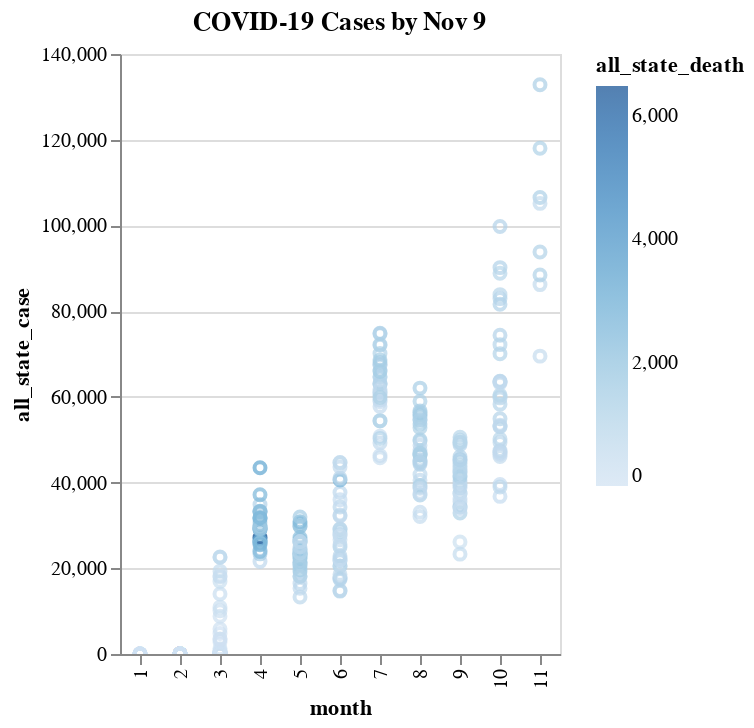

The notebook cell this image was saved under:
### Code cell
United_States_Covid['month']=pd.DatetimeIndex(United_States_Covid['submission_date']).month

all_dates=United_States_Covid['submission_date'].unique()
#all_dates
United_States_Covid_modify=pd.concat([pd.DataFrame(United_States_Covid.groupby('submission_date')['new_death'].sum().values),
                                         pd.DataFrame(United_States_Covid.groupby('submission_date')['new_case'].sum().values)],axis=1)
United_States_Covid_modify.columns=['all_state_death','all_state_case']
United_States_Covid_modify['submission_date']=all_dates

United_States_Covid_modify
United_States_Covid_modify['month']=pd.DatetimeIndex(United_States_Covid_modify['submission_date']).month
Covid_chart=alt.Chart(United_States_Covid_modify,title='COVID-19 Cases by Nov 9').mark_point().encode(
    x='month:N',
    y='all_state_case:Q',
    color='all_state_death:Q'
).interactive()
Covid_chart.save('Covid_chart.html')
Covid_chart
from google.colab import files
files.download('Covid_chart.html')

### Figure 1 — Vega-Lite specification as saved in the notebook (floating-point values rounded to 4 significant figures; data arrays with more than 128 entries replaced by an {"elided": "..."} marker saying what was removed)
{"config": {"view": {"continuousWidth": 400, "continuousHeight": 300}}, "data": {"name": "data-478ffebb2065d04a2bbb7c38d5deb9cf"}, "mark": "point", "encoding": {"color": {"type": "quantitative", "field": "all_state_death"}, "x": {"type": "nominal", "field": "month"}, "y": {"type": "quantitative", "field": "all_state_case"}}, "selection": {"selector024": {"type": "interval", "bind": "scales", "encodings": ["x", "y"]}}, "title": "COVID-19 Cases by Nov 9", "$schema": "https://vega.github.io/schema/vega-lite/v4.8.1.json", "datasets": {"data-478ffebb2065d04a2bbb7c38d5deb9cf": {"elided": "292 records"}}}
